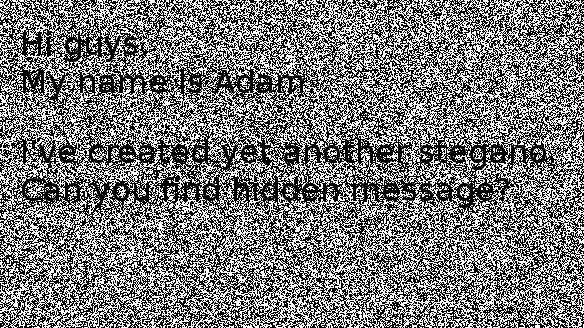
#> input picture writeups/2019/SECCONquals2019/sandstorm/sandstorm.png, 584 x 328 px
$ python adam7.py
#> lines starting #> are read from the running program, lines starting #| are printed output that depends on the picture; after the words box and inside, x2 and y2 are one past the last pixel; in counts of white or black regions, pixels touching at a corner belong together
from PIL import Image
import numpy as np

img_orig = np.array(Image.open('sandstorm.png').convert('L'))
width, height = len(img_orig[0]), len(img_orig)
#> width = 584; height = 328

exp = 1
while True:
    space = pow(2, exp)
    if pow(2, exp) > width or pow(2, exp) > height:
        break

    img_adam = np.zeros((height, width))
    for i in range(height):
        for j in range(width):
            img_adam[i][j] = img_orig[space * (i // space)][space * (j // space)]
    Image.fromarray(img_adam).convert('L').save('sandstorm_adam7_' + str(space) + 'x' + str(space) + '.png')
    exp += 1
#> this loop made 9 passes
#> pass 1, `Image.fromarray(img_adam).convert('L').save('sandstorm_adam7_' + str(s..`:
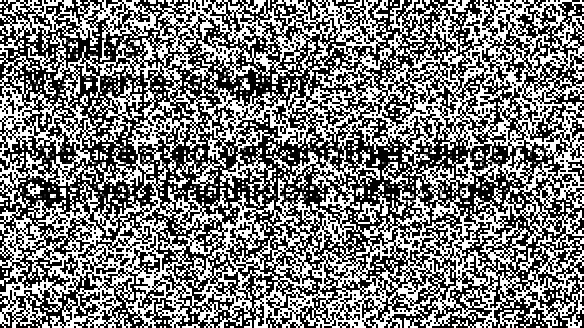
#> saved as sandstorm_adam7_2x2.png: PIL image 584x328 L; min 0, max 255, mean 122.8
#> pass 2, `Image.fromarray(img_adam).convert('L').save('sandstorm_adam7_' + str(s..`:
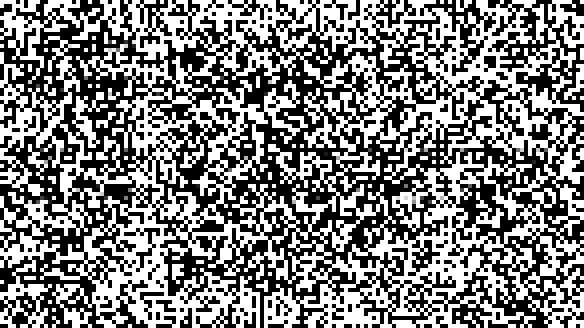
#> saved as sandstorm_adam7_4x4.png: PIL image 584x328 L; min 0, max 255, mean 126.9
#> after the loop:
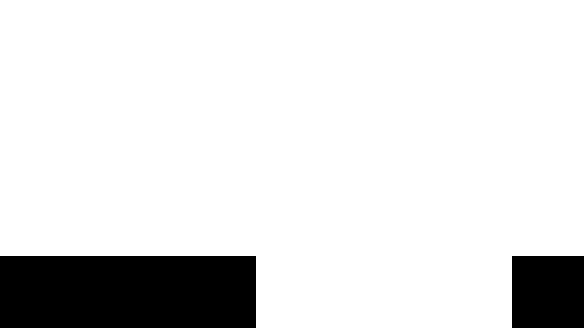
#> img_adam: shape (328, 584) float64; 87.7% white; 2 black regions, box (x1, y1, x2, y2) and area: (0, 256, 256, 328) 18432, (512, 256, 584, 328) 5184
#> after the loop, exp = 9

#> (the run stopped early here; a loop or call above may not have finished)
